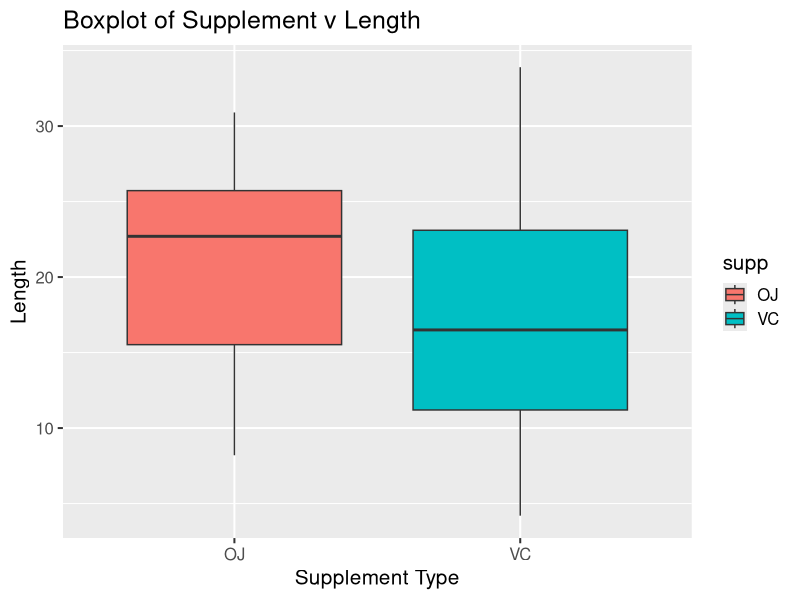
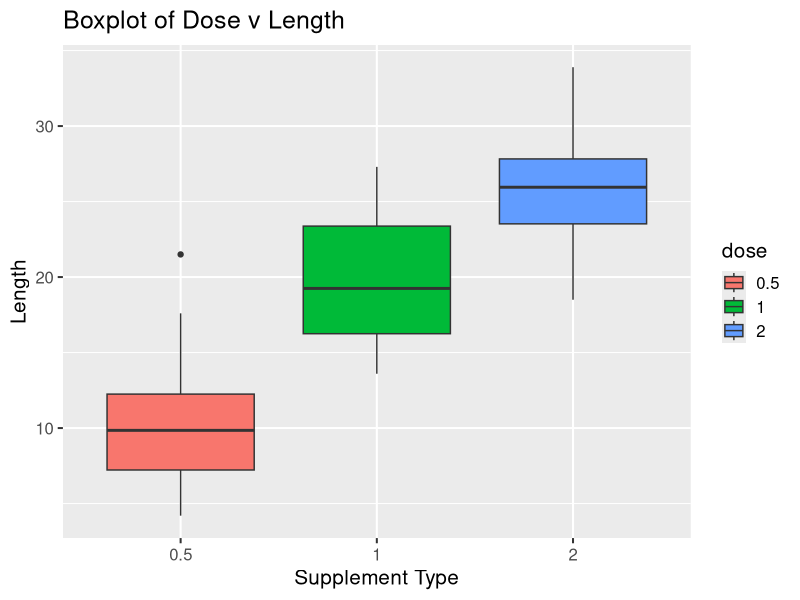

The R script that drew these images, in order: (Note: this script raises an error after producing the figures.)
## ---- chunk 1

data(ToothGrowth)

## ---- chunk 2

ToothGrowth$dose <- as.factor(ToothGrowth$dose)
str(ToothGrowth)
head(ToothGrowth)

## ---- chunk 3

summary(ToothGrowth)

## ---- chunk 4

library(ggplot2)

ggplot(ToothGrowth, aes(factor(supp), len)) +
  geom_boxplot(aes(fill=supp)) +
  theme_gray(base_size = 15) + 
  labs(x = "Supplement Type", fontface = "bold") +
  labs(y = "Length") +
  labs(title = "Boxplot of Supplement v Length")

## ---- chunk 5

suppLens <- split(ToothGrowth$len, ToothGrowth$supp)
sapply(suppLens, mean)
sapply(suppLens, var)

t.test(sapply(suppLens[1], as.numeric), sapply(suppLens[2], as.numeric),
       paired=FALSE, var.equal = FALSE)
 
## ---- chunk 6

ggplot(ToothGrowth, aes(factor(dose), len)) +
  geom_boxplot(aes(fill=dose)) +
  theme_gray(base_size = 15) + 
  labs(x = "Supplement Type", fontface = "bold") +
  labs(y = "Length") +
  labs(title = "Boxplot of Dose v Length")

## ---- chunk 7

doseLens <- split(ToothGrowth$len, ToothGrowth$dose)
sapply(doseLens, mean)
sapply(doseLens, var)

t.test(sapply(doseLens[3], as.numeric), sapply(doseLens[2], as.numeric),
       paired=FALSE, var.equal = FALSE)

## ---- chunk 8

permutations <- sapply(1 : 10000, function(i) testStat(y, sample(tGroup)))
mean(permutations > observedStat)

## ---- chunk 9
permCI <- mean(permutations) + c(-1, 1) * qt(0.975, 9999) * sd(permutations)

permHist <- ggplot(data.frame(permutations = permutations), aes(x = permutations)) +
  geom_histogram(breaks=seq(-7, 7, by=1), col="black", fill="blue", alpha = 0.2) +
  geom_vline(aes(xintercept = observedStat, col="darkgreen"), size=1, show.legend = TRUE) + 
  scale_colour_manual(name = "Legend", values = c("darkgreen", "red"), labels = c("mean(OJ - VC)", "95% CI")) +
  theme_gray(base_size = 15) + 
  labs(x = "Permutations", fontface = "bold") +
  labs(y = "Count") +
  labs(title = "Hist of Permutations OJ v VC")
permHist

## ---- chunk 10

subdata <- ToothGrowth[ToothGrowth$dose %in% c("2", "1"),]
yd <- subdata$len
dGroup <- as.character(subdata$dose)
dtestStat <- function(w, g) mean(w[g == "2"]) - mean(w[g == "1"]) 
dobservedStat <- dtestStat(yd, dGroup)

## ---- chunk 11

dpermutations <- sapply(1 : 10000, function(i) dtestStat(yd, sample(dGroup)))
mean(dpermutations > dobservedStat)

## ---- chunk 12

dci <- mean(dpermutations) + c(-1, 1) * qt(0.975, 9999) * sd(dpermutations)

dpermHist <- ggplot(data.frame(dpermutations = dpermutations), aes(x = dpermutations)) +
  geom_histogram(breaks=seq(-7, 7, by=1), col="black", fill="blue", alpha = 0.2) +
  geom_vline(aes(xintercept = dobservedStat, col="darkgreen"), size=1, show.legend = TRUE) + 
  geom_vline(aes(xintercept = dci[2], col="red"), size=1, show.legend = TRUE) + 
  scale_colour_manual(name = "Legend", values = c("darkgreen", "red"), labels = c("mean(2-1)", "95% CI")) +
  theme_gray(base_size = 15) + 
  labs(x = "Dose Permutations", fontface = "bold") +
  labs(y = "Count") +
  labs(title = "Hist of Dose Permutations 2mg v 1mg")
dpermHist

